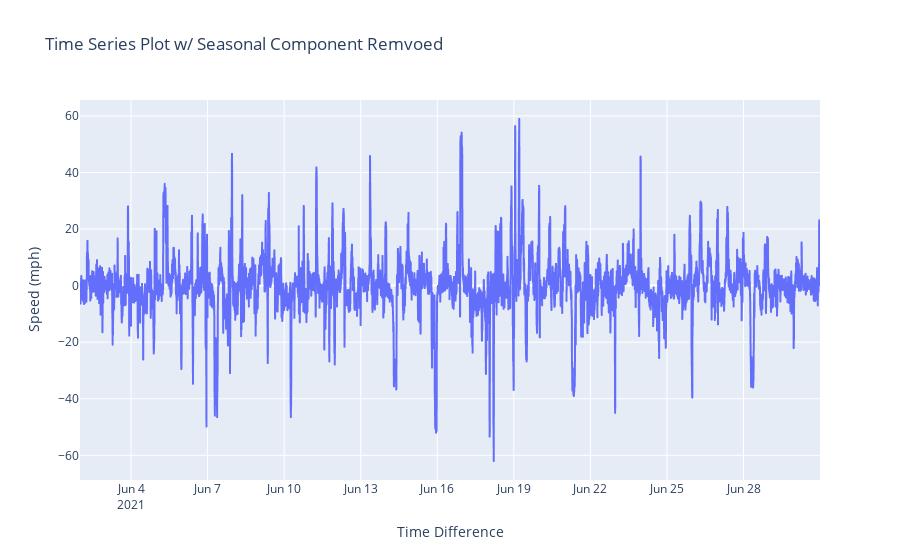

Write notebook code for a chart like this one.
### Code cell
station_speed_no_seasonal = (station_speed - station_speed.shift(288)).dropna()
fig = px.line(x=station_speed_no_seasonal.index, y=station_speed_no_seasonal, title='Time Series Plot w/ Seasonal Component Remvoed')
fig.update_xaxes(title='Time Difference')
fig.update_yaxes(title='Speed (mph)')

### Figure 1 — Plotly figure (JSON) as saved in the notebook; plotly's stock layout.template omitted (floating-point values rounded to 4 significant figures; data arrays with more than 128 entries replaced by an {"elided": "..."} marker saying what was removed)
{"data": [{"hovertemplate": "x=%{x}<br>y=%{y}<extra></extra>", "legendgroup": "", "line": {"color": "#636efa", "dash": "solid"}, "mode": "lines", "name": "", "showlegend": false, "type": "scattergl", "x": {"elided": "8352 str values"}, "xaxis": "x", "y": {"elided": "8352 float values"}, "yaxis": "y"}], "layout": {"legend": {"tracegroupgap": 0}, "title": {"text": "Time Series Plot w/ Seasonal Component Remvoed"}, "xaxis": {"anchor": "y", "domain": [0, 1], "title": {"text": "Time Difference"}}, "yaxis": {"anchor": "x", "domain": [0, 1], "title": {"text": "Speed (mph)"}}}}
